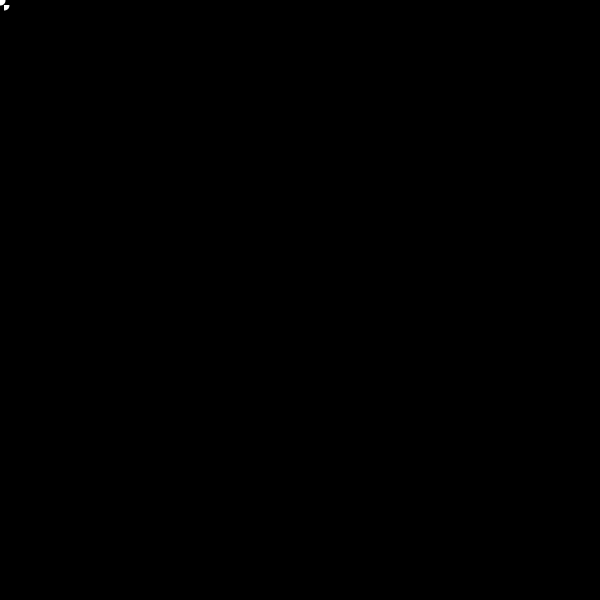
Frame 1 (no input)
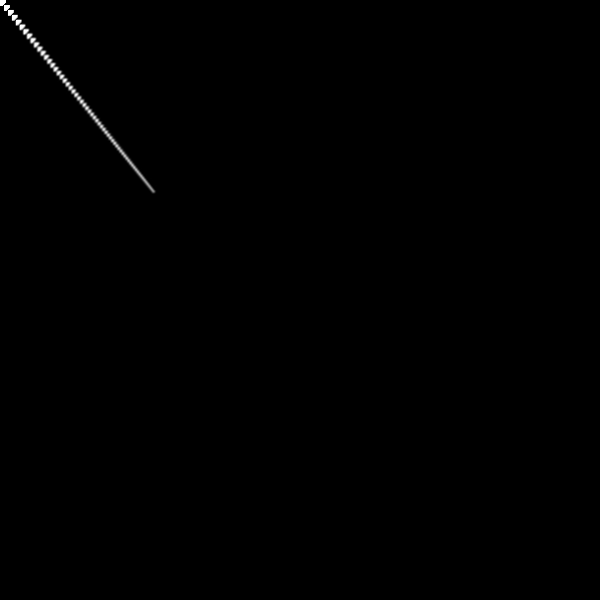
Frame 60 (the mouse pressed at the canvas centre just before this capture)
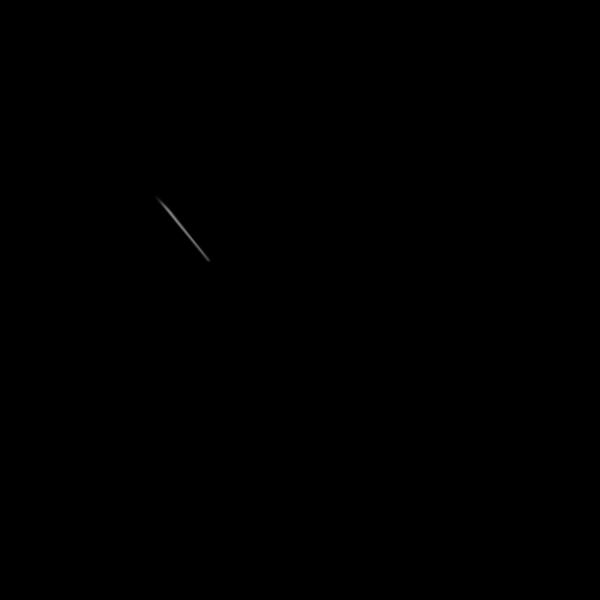
Frame 120 (the mouse held since frame 60 and released just before this capture)

The Processing sketch that drew these frames (run headless with seeded random() and noise(); from frame 60 on, the mouse is pressed at the canvas centre):

// Processing sketch: processing_973
// ── processing_973.pde

/**
 * Video Feedback Simulation by Rick Reed.<p>
 * 
 * Move Mouse to paint white dots, click to paint black dots.<br>
 * "a" spins left, "s" spins right, "z" zooms back, "x" zooms in, "u", "d", "l", and "r" moves image around. 
 * 
 */
int ox, oy; //stores old position for drawing line to new position if nessessary.


int r = 0; //keeps track of the rotation angle
int trlc = 0; //used to translate left and right to keep image centered
int tudc = 0;  //used to translate up and down to keep image centered

int trl = 0; //used to translate left and right, this acts wacky due to rotation
int tud = 0;  //used to translate up and down, this acts wacky due to rotation

int sc = 5; //keeps track of the amount to scale the image each draw cycle

float rx; //used to calculate trlc and tud
float ry; //used to calculate trlc and tud

void setup() {
  size(600, 600);
  //smooth(); //can't decide if I like it better with or without
  fill(0,1);
  strokeWeight(10);
  stroke(255);
  background(0);
  frameRate(100);
}


void draw() {

  if(mousePressed) {    
   stroke(0);
  } else {
   stroke(255);
  }
  
  line(ox, oy, mouseX, mouseY);
  
  ox = mouseX;
  oy = mouseY;
  PImage img = createImage(width, height, ARGB);  
  loadPixels();
  for (int i = 0; i < pixels.length; i++) {//copy the image to img
     img.pixels[i] = pixels[i];
  }

if(keyPressed) { //handle some user input
    if(key == 'u') {
      tud = tud - 1; 
    } else if(key == 'd') {
      tud = tud + 1;      
    } else if(key == 'l') {
      trl = trl - 1; 
    } else if(key == 'r') {
      trl = trl + 1;      
    } else if(key == 'a') {
      r = r - 1; 
    } else if(key == 's') {
      r = r + 1;      
    } else if(key == 'z') {
      sc = sc + 1;      
    } else if(key == 'x') {
      sc = sc - 1;      
    }
}

  float th = TWO_PI - ((r / 180.0) * PI);
  float cx = width / 2.0;
  float cy = height / 2.0;
  
  rx = (cos(th) * cx) - (sin(th) * cy);
  ry = (sin(th) * cx) + (cos(th) * cy);
  
  rotate((r / 180.0) * PI);

  trlc = (int) (rx + cx);
  tudc = (int) (ry + cy);

  translate(trlc - width + trl,tudc - height + tud); 
  image(img, sc, sc, img.width - (2 * sc), img.height - (2 * sc));

}
